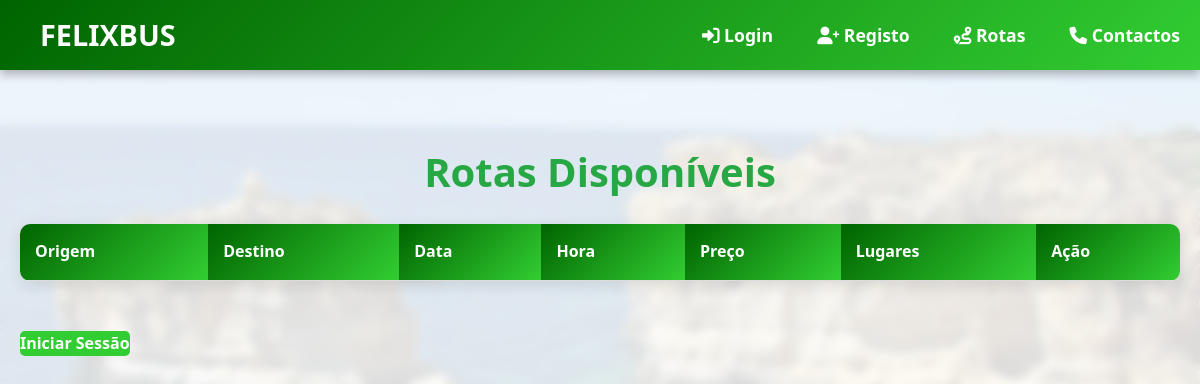
Page /paginas/rotas.php on the earlier database version.
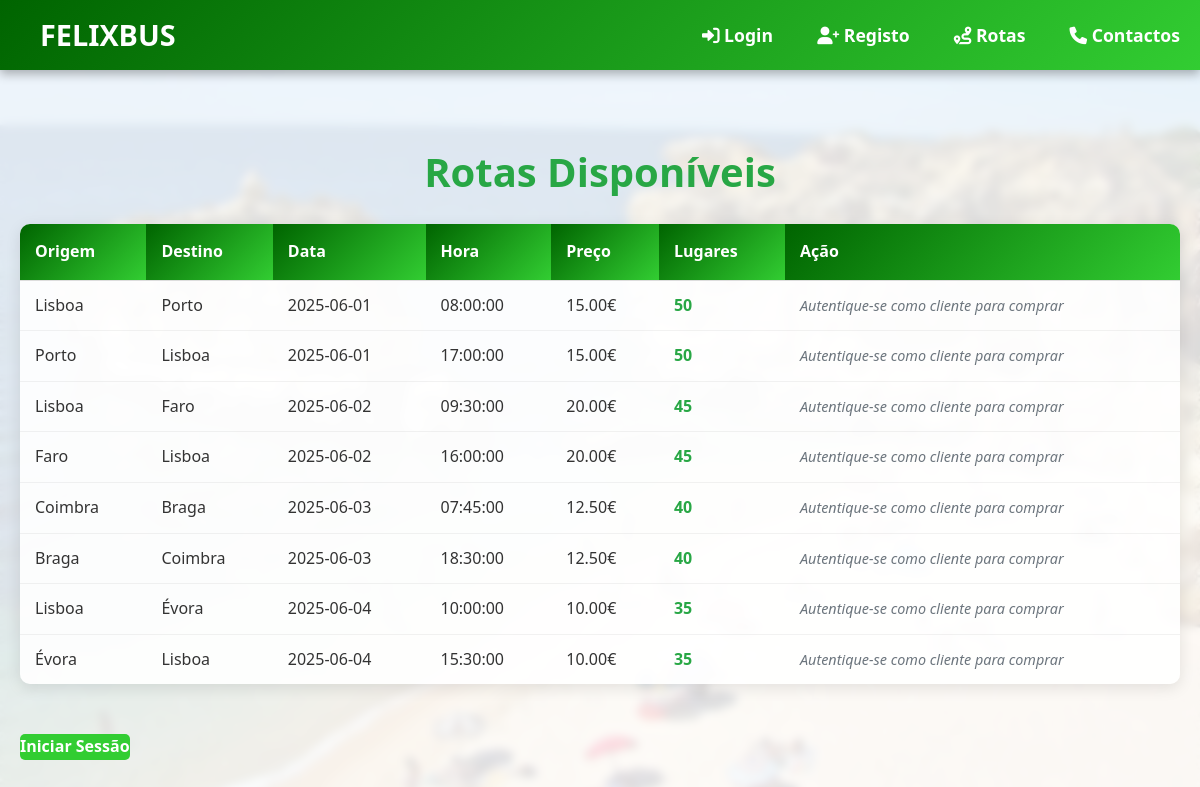
Same page on the later database version.
### tables this page shows
CREATE TABLE rota (
    id INT AUTO_INCREMENT PRIMARY KEY,
    origem VARCHAR(80) NOT NULL,
    destino VARCHAR(80) NOT NULL,
    dataViagem DATE NOT NULL,
    hora TIME NOT NULL,
    preco DECIMAL(10,2) NOT NULL,
    capacidade INT NOT NULL
);

### paginas/rotas.php (the view, shortened to what this page needs)
<?php
$idPerfil = $_SESSION['idPerfil'] ?? 0;
$sql = "SELECT r.*,
       (r.capacidade - COUNT(b.id)) AS lugares_disponiveis
       FROM rota r
       LEFT JOIN bilhete b ON r.id = b.idRota
       GROUP BY r.id";
$resultado = mysqli_query($ligacao, $sql);
$rotas = mysqli_fetch_all($resultado, MYSQLI_ASSOC);
?>
<!DOCTYPE html>
<html lang="pt">
<head>
    <link rel="stylesheet" href="style.css">
    <link rel="stylesheet" href="https://cdnjs.cloudflare.com/ajax/libs/font-awesome/6.0.0/css/all.min.css">
</head>
<body class="body-secondary">
 <nav>
    <a href="index.php" class="logo">FelixBus</a>
    <div class="menu">
        <?php if (isset($_SESSION['id'])): ?>
            <a href="dashboard.php" class="active"><i class="fas fa-tachometer-alt"></i> Dashboard</a>
        <?php else: ?>
            <a href="login.php" class="active"><i class="fas fa-sign-in-alt"></i> Login</a>
            <a href="registo.php"><i class="fas fa-user-plus"></i> Registo</a>
        <?php endif; ?>
            <a href="consultar_rotas.php"><i class="fas fa-route"></i> Rotas</a>
            <a href="#"><i class="fas fa-phone"></i> Contactos</a>
    </div>
</nav>
<div class="container" >
    <h1>Rotas Disponíveis</h1>
    <table class="rotas-table">
        <thead>
            <tr>
                <th>Origem</th>
                <th>Destino</th>
                <th>Data</th>
                <th>Hora</th>
                <th>Preço</th>
                <th>Lugares</th>
                <th>Ação</th>
            </tr>
        </thead>
        <tbody>
            <?php foreach ($rotas as $rota): ?>
                <tr>
                    <td><?= $rota['origem'] ?></td>
                    <td><?= $rota['destino'] ?></td>
                    <td><?= $rota['dataViagem'] ?></td>
                    <td><?= $rota['hora'] ?></td>
                    <td><?= $rota['preco'] ?>€</td>
                    <td class="<?= $rota['lugares_disponiveis'] <= 0 ? 'esgotado' : 'lugares-disponiveis' ?>">
                        <?= $rota['lugares_disponiveis'] <= 0 ? 'Esgotado' : $rota['lugares_disponiveis'] ?>
                    </td>
                    <td>
                        <?php if ($rota['lugares_disponiveis'] <= 0): ?>
                            <span class="esgotado">Esgotado</span>
                        <?php else: ?>
                            <span class="auth-message">Autentique-se como cliente para comprar</span>
                        <?php endif; ?>
                    </td>
                </tr>
            <?php endforeach; ?>
        </tbody>
    </table>
    <?php if (isset($_SESSION['id'])): ?>
        <a href="dashboard.php" class="btn btn-secondary voltar-link">Voltar ao Dashboard</a>
    <?php else: ?>
        <a href="login.php" class="btn btn-primary voltar-link">Iniciar Sessão</a>
    <?php endif; ?>
</div>
</body>
</html>

### paginas/style.css (style rules this page uses)
* { box-sizing: border-box; margin: 0; padding: 0; }
body { font-family: 'Segoe UI', Tahoma, Geneva, Verdana, sans-serif; color: #333; margin: 0; padding: 0; line-height: 1.6; }
a { text-decoration: none; color: inherit; }
nav { background: linear-gradient(135deg, #006400, #32CD32); position: fixed; top: 0; left: 0; right: 0; z-index: 999; display: flex; justify-content: space-between; align-items: center; box-shadow: 0 4px 10px rgba(0, 0, 0, 0.3); transition: background 0.3s ease; }
.logo { color: white; font-size: 1.8em; font-weight: bold; text-transform: uppercase; margin-left: 20px; }
nav a { color: white; text-decoration: none; padding: 12px 20px; font-weight: bold; font-size: 1.1em; transition: background-color 0.3s; }
.container { max-width: 1200px; margin: 0 auto; padding: 120px 20px 20px; }
h1, h2, h3, h4 { color: #28a745; margin-bottom: 20px; }
h1 { text-align: center; font-size: 2.5em; padding-top: 20px; }
button, .btn { background-color: #32CD32; color: white; border: none; border-radius: 5px; font-weight: bold; cursor: pointer; transition: all 0.3s; text-align: center; display: inline-block; }
.btn-primary { background-color: #32CD32; }
table { width: 100%; border-collapse: collapse; margin: 20px 0; box-shadow: 0 2px 10px rgba(0, 0, 0, 0.1); }
th, td { padding: 12px 15px; text-align: left; border-bottom: 1px solid #ddd; }
th { background: linear-gradient(135deg, #006400, #32CD32); color: white; }
.rotas-table { width: 100%; border-collapse: collapse; background-color: rgba(255, 255, 255, 0.9); border-radius: 10px; overflow: hidden; box-shadow: 0 4px 15px rgba(0, 0, 0, 0.1); }
.rotas-table th { background: linear-gradient(135deg, #006400, #32CD32); color: white; padding: 15px; text-align: left; }
.rotas-table td { padding: 12px 15px; border-bottom: 1px solid rgba(0, 0, 0, 0.05); }
.rotas-table tr:last-child td { border-bottom: none; }
.lugares-disponiveis { color: #28a745; font-weight: bold; }
.auth-message { color: #6c757d; font-style: italic; font-size: 0.9em; }
.voltar-link { margin-top: 30px; text-align: center; }
.body-secondary { background: url('paisagem.jpg') center/cover no-repeat fixed; position: relative; min-height: 100vh; }
.body-secondary::before { content: ""; position: absolute; top: 0; left: 0; right: 0; bottom: 0; background: rgba(255, 255, 255, 0.85); backdrop-filter: blur(5px); z-index: -1; }

Differences in the rows shown:
added rota: origem "Lisboa", destino "Porto", dataViagem "2025-06-01", hora "08:00:00", preco "15.00", lugares_disponiveis "50"
added rota: origem "Porto", destino "Lisboa", dataViagem "2025-06-01", hora "17:00:00", preco "15.00", lugares_disponiveis "50"
added rota: origem "Lisboa", destino "Faro", dataViagem "2025-06-02", hora "09:30:00", preco "20.00", lugares_disponiveis "45"
added rota: origem "Faro", destino "Lisboa", dataViagem "2025-06-02", hora "16:00:00", preco "20.00", lugares_disponiveis "45"
added rota: origem "Coimbra", destino "Braga", dataViagem "2025-06-03", hora "07:45:00", preco "12.50", lugares_disponiveis "40"
added rota: origem "Braga", destino "Coimbra", dataViagem "2025-06-03", hora "18:30:00", preco "12.50", lugares_disponiveis "40"
added rota: origem "Lisboa", destino "Évora", dataViagem "2025-06-04", hora "10:00:00", preco "10.00", lugares_disponiveis "35"
added rota: origem "Évora", destino "Lisboa", dataViagem "2025-06-04", hora "15:30:00", preco "10.00", lugares_disponiveis "35"
